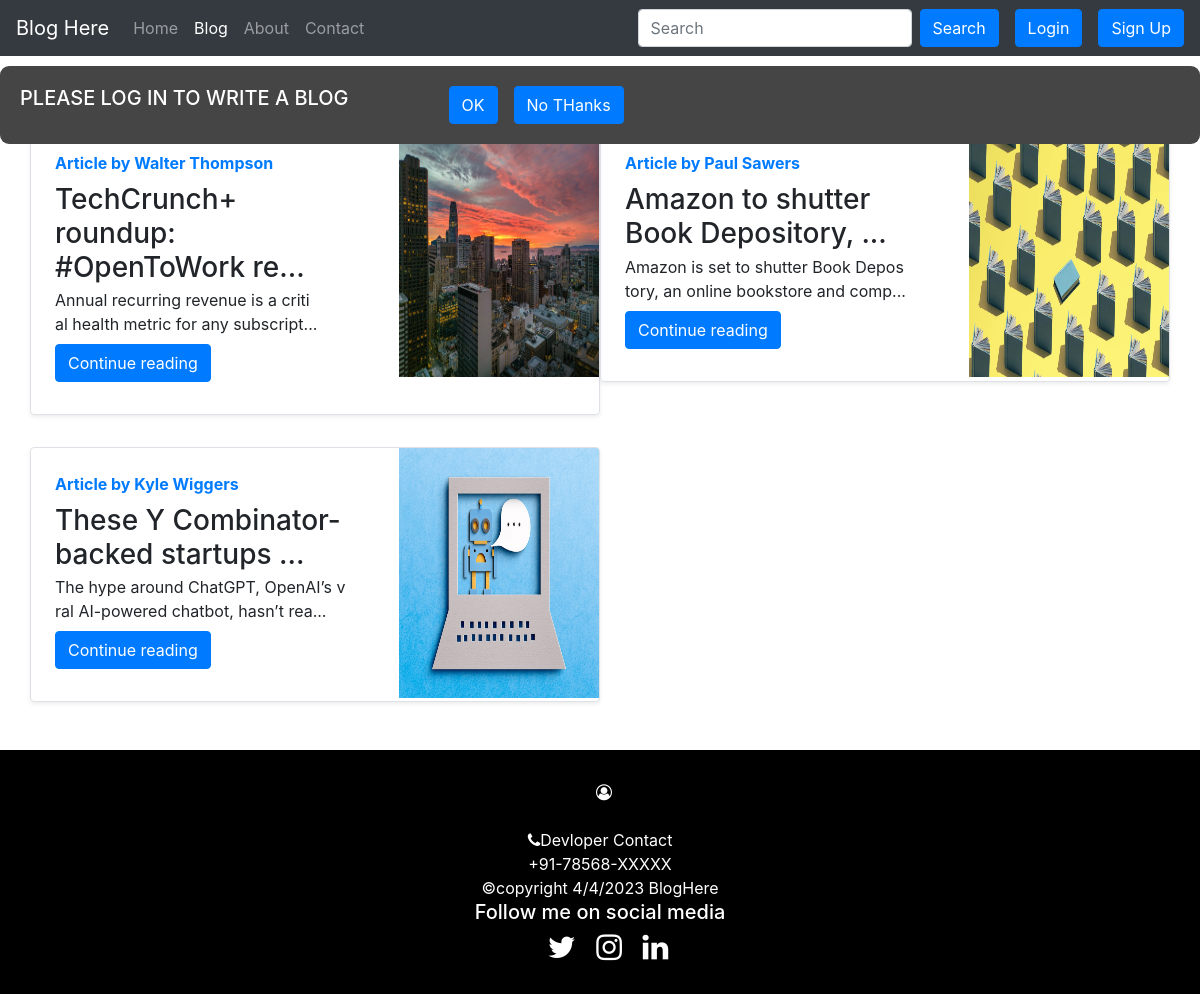
The page /bloghere/ on the database its author committed.
### bloghere/models.py (models this page shows, shortened)
class Post(models.Model):
    sno=models.AutoField(primary_key=True)
    title=models.CharField(max_length=200)
    author=models.CharField(max_length=30)
    slug=models.CharField(max_length=150)
    timeStamp=models.DateTimeField(blank=True,null=True,default=datetime.datetime.now())
    content=models.TextField()
    image = models.ImageField(null=True)

### bloghere/views.py (the view, shortened to what this page needs)
# urls.py: path('',views.blogHome,name='blogHome' ),
def blogHome(request):
    if request.method=="GET":
        allPosts= Post.objects.all()
        context={'allPosts': allPosts}
        return render(request, "blog/blogHome.html", context)

### templates/blog/blogHome.html (shortened to what this page needs)
{% extends 'base.html' %}
{% block blogactive %} active {% endblock blogactive %}
{% block body %}
{% if user.is_authenticated %}
<div class="bloggingbox">
  <h3>Write Blog Here</h3>
  <form action="/bloghere/" method="post" enctype="multipart/form-data">
  {% csrf_token %}
    <div class="form-group">
      <label for="authername">Name</label>
      <input type="text" class="form-control" id="authername" name="authername"aria-describedby="name" placeholder="Auther Name">
    </div>
    <div class="form-group">
      <label for="title">Write Title</label>
      <input type="text" class="form-control" id="blogtitle" name="blogtitle" aria-describedby="emailHelp" Placeholder="Blog Title">
    </div>
    <div class="form-group">
      <label for="slug">Link</label>
      <input type="text" class="form-control" id="slugtext" name="slugtext" placeholder="type slug for your blog link">
    </div>
    <div class="form-group">
      <label for="content">Write Content</label>
      <textarea class="form-control" name="blogcontent" id="blogcontent" cols="20" rows="5" placeholder="Start Writting"></textarea>
    </div>
    <div class="file">
    <input type="file" id="myFile" name="filename">
    <button type="submit" class="btn btn-primary">Submit</button>
    </div>
  </form>
</div>
{% else%}
   <div class="alertbox">
    <h5>PLEASE LOG IN TO WRITE A BLOG</h5>
    <button type="button" class="btn btn-primary " data-toggle="modal" data-target="#loginModal">OK</button>
    <button type="button" class="btn btn-primary ml-3" onclick="this.parentElement.style.display='none';">No THanks</button>
  </div>
{% endif %}
<div class="container my-4 ">
    <h2>Articles </h2>
    <div class="row mb-2">
      {% for post in allPosts%}
     <div class="col-md-6 " >
       <div class="row blogpost g-0 border flex-row flex-wrap rounded overflow-hidden flex-md-row mb-4 shadow-sm h-md-250 position-relative">
         <div class="col p-4 d-flex flex-column position-static">
            <strong class="d-inline-block mb-2 text-primary">Article  by {{post.author}}</strong>
           <h3 class="mb-0">{{ post.title|slice:"0:35" }}...</h3>
           <p class="card-text mb-auto">{{post.content|slice:"0:35"|safe}}</p>
           <p class="card-text mb-auto">{{post.content|slice:"36:70"|safe}}...</p>
           <div class="my-2">
            <a href="/bloghere/{{post.slug}}" role="button" class="btn btn-primary">Continue reading</a>
        </div>
         </div>
         <div class="col-auto d-none d-lg-block pr-0">
           <img src="/media/{{post.image}}" class="bd-placeholder-img" width="200" height="250" aria-label="Placeholder: Thumbnail">
         </div>
       </div>
     </div>
        {% if forloop.counter|divisibleby:2%}
     </div>
     <div class="row md-2">
         {%endif%}
     {% endfor %}
   </div>
     </div>
 {% endblock %}

### templates/base.html (shortened to what this page needs)
<!doctype html>
<html lang="en">
  <head>
    <link rel="stylesheet" href="https://stackpath.bootstrapcdn.com/bootstrap/4.5.2/css/bootstrap.min.css">
    <link rel="stylesheet" href="https://cdnjs.cloudflare.com/ajax/libs/font-awesome/5.15.4/css/all.min.css">
    <link rel="stylesheet" href="https://cdnjs.cloudflare.com/ajax/libs/font-awesome/4.7.0/css/font-awesome.min.css">
  </head>
  <body>
    <nav class="navbar navbar-expand-lg navbar-dark bg-dark">
        <a class="navbar-brand" href="/">Blog Here</a>
        <div class="collapse navbar-collapse" id="navbarSupportedContent">
          <ul class="navbar-nav mr-auto">
            <li class="nav-item {% block homeactive %}{% endblock homeactive %}">
              <a class="nav-link" href="/">Home <span class="sr-only">(current)</span></a>
            </li>
            <li class="nav-item {% block blogactive %}{% endblock blogactive %}">
              <a class="nav-link" href="/bloghere">Blog</a>
            </li>
            <li class="nav-item {% block aboutactive %}{% endblock aboutactive %}">
              <a class="nav-link" href="/about">About</a>
            </li>
            <li class="nav-item {% block contactactive %}{% endblock contactactive %}">
              <a class="nav-link" href="/contact">Contact</a>
            </li>
          </ul>
          <form class="form-inline my-2 my-lg-0"method="get" action="/search">
            <input class="form-control mr-sm-2" type="search" placeholder="Search" aria-label="Search" name="query" id="search">
            <button class="btn btn-primary my-2 my-sm-0" type="submit">Search</button>
          </form>
          {% if user.is_authenticated %}
          <ul class="navbar-nav mr-2">
          <li class="nav-item dropdown">
          <a class="nav-link dropdown-toggle" href='#' id="navbarDropdown" role="button" data-toggle="dropdown"> Welcome {{request.user}}</a>
          <div class="dropdown-menu mx-3" aria-labelledby="navbarDropdown">
                    <a class="dropdown-item" href="/logout">Logout</a>
                  </div>
                </li>
                </ul>
                </div>
          {% else %}
            <button type="button" class="btn btn-primary mx-3" data-toggle="modal" data-target="#loginModal">
              Login
            </button>
            <button type="button" class="btn btn-primary " data-toggle="modal" data-target="#signupModal">
              Sign Up
            </button>
          {% endif %}
        </div>
      </nav>
      {% block body %}  {% endblock body %}
    <footer>
      <div><i class="fa fa-user-circle-o" style="width: 8px;"></i></div>
  <div><i class="fa fa-phone"></i>Devloper Contact<br> +91-78568-XXXXX</div>
  <div class="foot">
  ©copyright 4/4/2023 BlogHere
  <h5>Follow me on social media</h5>
  </div>
  <div class="s-icon">
    <a href="https://twitter.com/ChiranjiviKesh1?t=cXTqrIqbAKrbMHcENzehJgs=35" class="fas fa-twitter"><i style="font-size:30px;color:white;" class="fa">&#xf099;</i></a>
    <a href="https://instagram.com/chiranjivikeshav?igshid=ZDdkNTZiNTM=" class="fas fa-instagram"><i style="font-size:30px;color:white;" class="fa">&#xf16d;</i></a>
    <a href="https://www.linkedin.com/in/chiranjivikeshav-907156232" class="fas fa-linkedin"><i style="font-size:30px;color:white;" class="fa">&#xf0e1;</i></a>
  </div>
</footer>
  </body>
</html>

### rows shown on the page
Post: author "Walter Thompson", title "TechCrunch+ roundup: #OpenToWork re", content "Annual recurring revenue is a criti", content "al health metric for any subscript", image (picture)
Post: author "Paul Sawers", title "Amazon to shutter Book Depository,", content "Amazon is set to shutter Book Depos", content "tory, an online bookstore and comp", image (picture)
Post: author "Kyle Wiggers", title "These Y Combinator-backed startups", content "The hype around ChatGPT, OpenAI’s v", content "ral AI-powered chatbot, hasn’t rea", image (picture)
